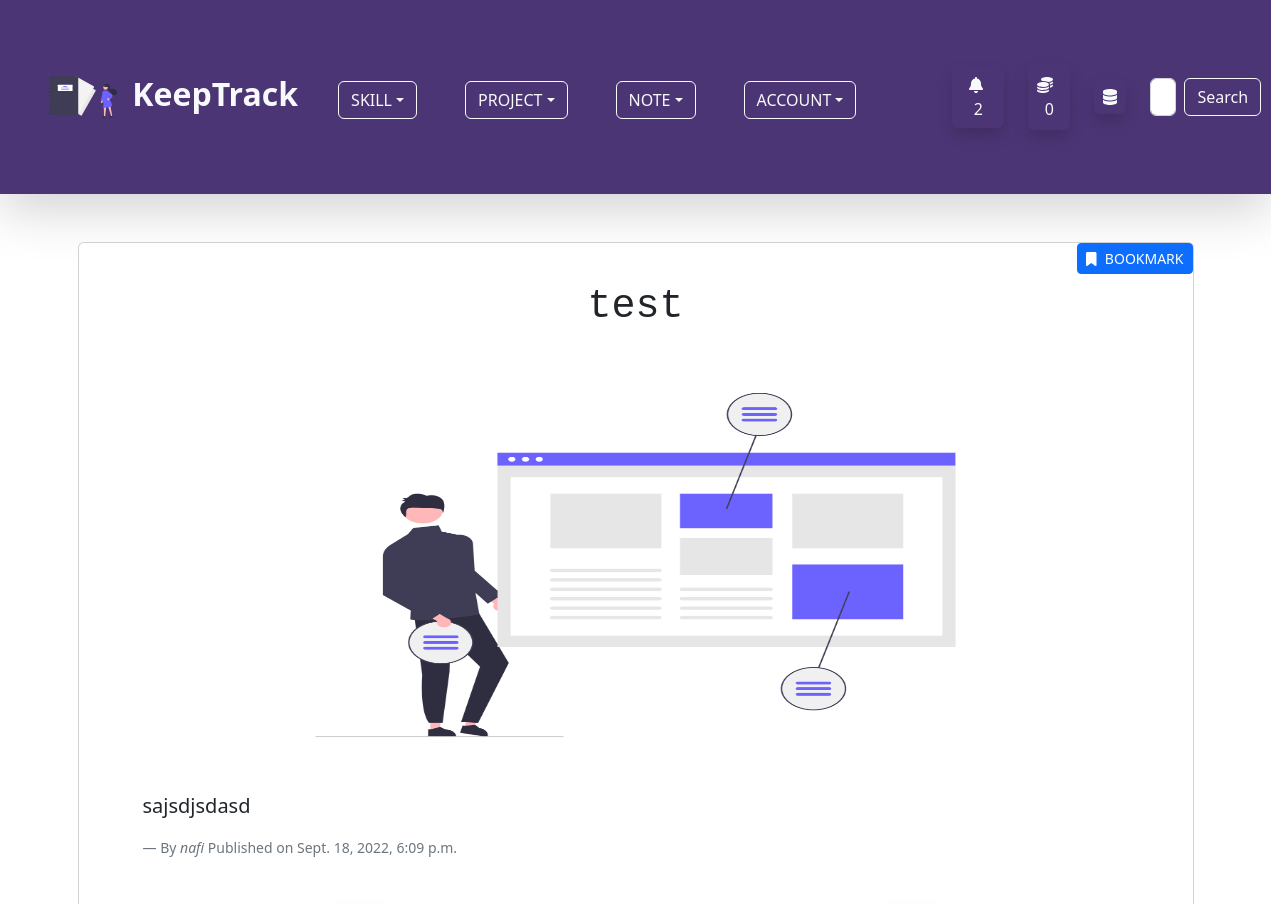
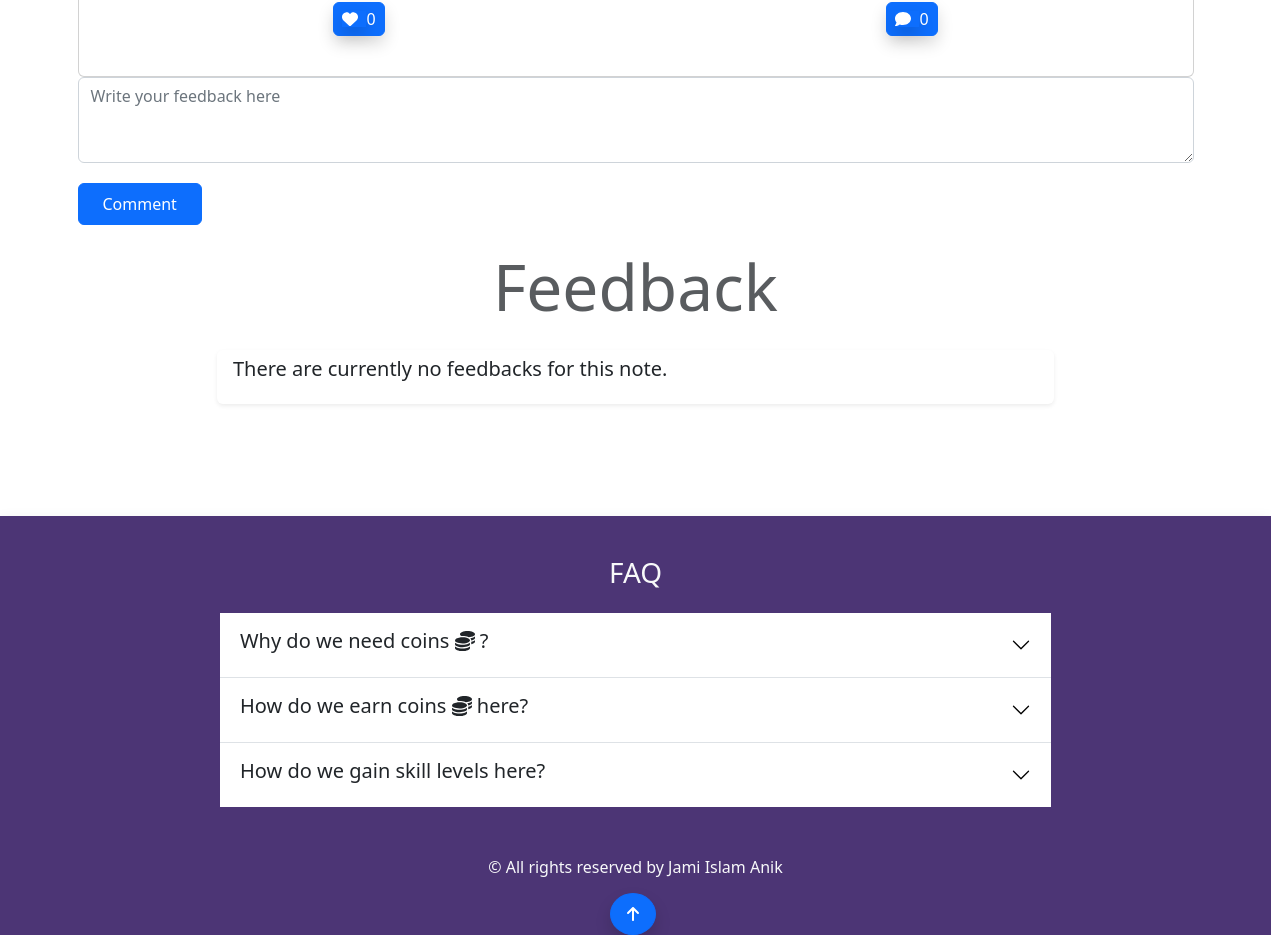
The app's page /note/single_note/20 (signed in) with its own data (2 pictures, top to bottom).
### account/models.py (models this page shows, shortened)
class Profile(models.Model):
    user = models.OneToOneField(User,on_delete=models.CASCADE,null=True,blank=True)
    profile_image = models.ImageField(null=True,blank=True,upload_to='keeptrack/images/',default = 'keeptrack/default_images/default_profile_i2ejjp.png')
    username = models.CharField(max_length=255)
    first_name = models.CharField(max_length=255,null=True,blank=True)
    last_name = models.CharField(max_length=255,null=True,blank=True)
    bio = models.TextField(max_length=2000,blank=True,null=True)
    email = models.EmailField(max_length=255,blank=True,null=True)
    portfolio_site = models.URLField(max_length=500,blank=True,null=True)
    facebook = models.URLField(max_length=2000,blank=True,null=True)
    linkedin = models.URLField(max_length=2000,blank=True,null=True)
    youtube = models.URLField(max_length=2000,blank=True,null=True)
    coin = models.IntegerField(default=100,null=True,blank=True)
    def __str__(self):
        return self.username

### note/models.py (models this page shows)
class Note(models.Model):
    comment = GenericRelation(Comment)
    like = GenericRelation(Like)
    content_type = models.ForeignKey(ContentType, null=True, on_delete=models.SET_NULL)
    object_id = models.IntegerField()
    content_object = GenericForeignKey()
    owner = models.ForeignKey(Profile,on_delete=models.CASCADE)
    note_image = models.ImageField(null=True, blank =True, upload_to='keeptrack/images/')
    title = models.CharField(max_length=255)
    body = models.TextField()
    created_at = models.DateTimeField(auto_now_add=True)
    class Meta:
        ordering = ['-created_at']

### note/views.py (the view, shortened to what this page needs)
# urls.py: path('single_note/<pk>',views.single_note_page,name="single-note-page"),
@login_required(login_url='login-page')
def single_note_page(request,pk):
    note = Note.objects.get(pk=pk)
    form = CommentForm()
    current_owner_id = request.user.profile.id
    current_owner = Profile.objects.get(pk=current_owner_id)
    if request.method == 'POST' and request.POST.get('action') == 'delete' and request.user.profile == note.owner:
        note.delete()
        messages.success(request, 'Your note was deleted!')
        return redirect('note-page')
    like_count = note.like.count()
    comment_count = note.comment.count()
    comments = note.comment.all()
    context = {
        'note':note,
        'like_count':like_count,
        'comment_count':comment_count,
        'comments': list(comments),
        'form':form,
    }
    return render(request, 'note/single_note_page.html',context)

### feedback/forms.py
class CommentForm(ModelForm):
    class Meta:
        model = Comment
        fields = ('body',)
        labels = {
            'body':"",
        }
        widgets = {
            'body':forms.Textarea(attrs={'class':'form-control','rows':'3','placeholder':'Write your feedback here'})
        }

### note/templates/note/single_note_page.html (shortened to what this page needs)
{% extends 'base.html' %}
{% load static %}
{% block content %}
<div class="container my-2">
    <div class="card w-100 mx-auto">
        <div class="card-body position-relative">
            <h1 class="card-title text-center font-monospace pt-4 pb-3">{{ note.title }}</h1>
            <form action="" method="POST">
                <button class="btn btn-sm btn-primary px-2 py-1 position-absolute top-0 end-0" name="action" value="bookmark"><i class="fas fa-bookmark pe-2"></i>BOOKMARK</button>
            </form>
            {% if note.note_image %}
            <div class="text-center"><img src="{{ note.note_image.url }}" class="img-fluid w-75 rounded"
                    id="single-note-image-h" alt="Note Image" /></div>
            {% else %}
            <div class="text-center"><img src="{% static 'images/default_note.png' %}" class="img-fluid w-75 rounded"
                    id="single-note-image-h" alt="Note Image" /></div>
            {% endif %}
            <figure class="py-3 px-2 px-md-5">
                <blockquote class="blockquote">
                    <p class="fs-5">{{ note.body|linebreaksbr }}
                </blockquote>
                <figcaption class="blockquote-footer mt-2">By
                    <cite title="Source Title">{{ note.owner }}</cite>
                    Published on {{ note.created_at }}
                </figcaption>
            </figure>
            <div class="row mb-4">
                <div class="col col-6 text-center">
                    <form action="" method="POST">
                        <button type="submit" class="btn btn-primary shadow px-2 py-1" name="action" value="like"><i class="fas fa-heart pe-2 shadow"></i>{{ like_count }}
                             </button>
                    </form>
                </div>
                <div class="col col-6 text-center">
                    <button class="btn btn-primary shadow px-2 py-1"> <i class="fas fa-comment pe-2 shadow"></i>{{ comment_count }}
                    </button>
                </div>
            </div>
        </div>
    </div>
    <div class="rounded">
        {% if request.user.profile != note.owner %}
        <form action="" method="POST">
            {{ form.as_p }}
            <button type="submit" class="btn btn-primary py-2 px-4 mt-1 mb-3" name="action"
                value="comment-create">Comment</button>
        </form>
        {% endif %}
        <h3 class="display-3 text-center text-muted py-2">Feedback</h3>
        <div class="shadow-sm rounded my-3 w-75 mx-auto">
            {% if comments %}
            {% for comment in comments %}
            <div class="py-1 px-3">
                <div class="row">
                <a href="{% url 'account-page' comment.owner.username %}" class="text-primary col col-10 h4 text-decoration-none"><i class="fas fa-user pe-2"></i>{{ comment.owner.username }}</a>
                <div class="col col-2 text-center">
                    <form action="" method="POST">
                        {% csrf_token %}
                        <button class="btn btn-outline-danger" type="submit" name="action" value="comment-delete-{{ comment.id }}"><i class="fas fa-trash"></i></button>
                    </form>
                </div>
            </div>
                <p class="lead">{{ comment.body }}</p>
                <div class="text-center"><i class="fas fa-gears fa-spin"></i></div>
            </div>
            {% endfor %}
            {% else %}
            <div class="py-1 px-3">
                <p class="lead">There are currently no feedbacks for this note.</p>
            </div>
            {% endif %}
        </div>
    </div>
</div>
{% endblock %}

### templates/navbar.html (shortened to what this page needs)
{% load static %}
<nav class="navbar navbar-expand-lg navbar-light mb-5 shadow-lg" id="custom-bg">
  <div class="container-fluid p-3 p-md-5">
    <a class="navbar-brand fs-2 text-light fw-bold" href="{% url 'home-page' %}">
      <img src="{% static 'svg/undraw_personal_notebook_re_d7dc.svg' %}" alt="icon" class="me-1 bg-transparent"
        width="72" height="72">
      KeepTrack
    </a>
    <div class="collapse navbar-collapse" id="navbarSupportedContent">
      <ul class="navbar-nav me-auto mb-2 mb-lg-0 px-4 fs-3">
        {% if user.is_authenticated %}
        <li class="nav-item dropdown me-5 mb-3 mb-md-0">
          <button class="btn btn-outline-light dropdown-toggle text-uppercase" id="navbarWithDropdown"
            data-bs-toggle="dropdown" role="button" aria-expanded="false">Skill</button>
        </li>
        <li class="nav-item dropdown me-5 mb-3 mb-md-0">
          <button class="btn btn-outline-light dropdown-toggle text-uppercase" id="navbarWithDropdown"
            data-bs-toggle="dropdown" role="button" aria-expanded="false">Project</button>
        </li>
        <li class="nav-item dropdown me-5 mb-3 mb-md-0">
          <button class="btn btn-outline-light dropdown-toggle text-uppercase" id="navbarWithDropdown"
            data-bs-toggle="dropdown" role="button" aria-expanded="false">Note</button>
        </li>
        {% endif %}
        <li class="nav-item dropdown me-5 mb-3 mb-md-0">
          <button class="btn btn-outline-light dropdown-toggle text-uppercase" id="navbarWithDropdown"
            data-bs-toggle="dropdown" role="button" aria-expanded="false">Account</button>
        </li>
      </ul>
      {% if user.is_authenticated %}
      <button class="btn mx-4 shadow text-light" data-bs-toggle="modal"
                    data-bs-target="#notificationModal"><span class="ps-1"><i class="fas fa-bell fa-bounce pe-2"></i>
                      {{ user.profile.notification_set.count }}
                    </span>
                </button>
      <a href="{% url 'note-page' %}" class="btn text-light p-2 me-4 shadow rounded my-2"><i class="fas fa-coins fa-bounce pe-2"></i>{{ user.profile.coin }} </a>
      {% if user.is_superuser %}
      <a href="{% url 'dashboard' %}" class="btn text-light p-1 px-2 me-4 shadow rounded my-2"><i class="fas fa-database fa-bounce"></i></a>
      {% endif %}
      {% endif %}
      <form class="d-flex my-2" method="POST" action="{% url 'home-page' %}">
        <input class="form-control me-2" type="search" placeholder="Search Users by username..." aria-label="Search" name="searched">
        <button class="btn btn-outline-light" type="submit">Search</button>
      </form>
    </div>
  </div>
</nav>

### static/css/app.css (style rules this page uses)
#custom-bg { background-color: #4C3575; }
#single-note-image-h { height: 420px; }

### records on screen
Note: title "test", body "sajsdjsdasd", owner "nafi", created_at "Sept. 18, 2022, 6:09 p.m."

### other values on screen
{{ user.profile.notification_set.count }} "2"
{{ user.profile.coin }} "0"
{{ like_count }} "0"
{{ comment_count }} "0"
